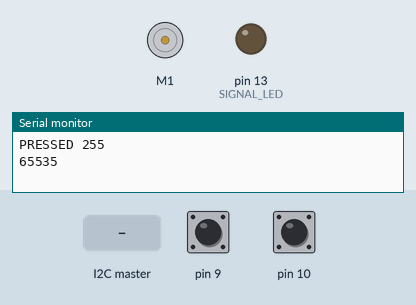
This sketch was run on a simulated Arduino Uno, built with avr-gcc and run on an emulated ATmega328P. Parts: DC motor (green arrow = forward, orange = backward, longer = faster), output pins drawn as LEDs (lit = HIGH), the last lines printed to the serial monitor. The inputs (shaded band) are chosen by the test bench; at power-on: pin 9 HIGH, pin 10 HIGH.

Above: at 4.2 s.
4.3 s: the I2C master sends the byte 1
At 5.5 s:
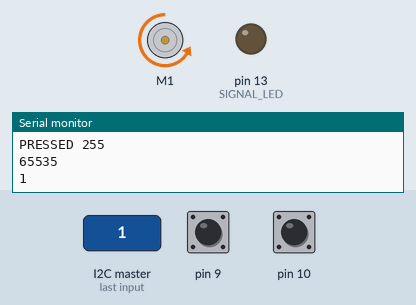
5.8 s: the I2C master sends the byte 2
At 8.7 s:
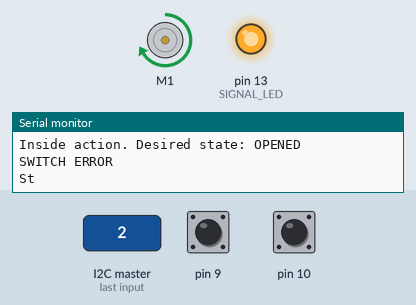
Timing chart, 0 to 10.2 s (numbered marks = the images above; inputs shaded):
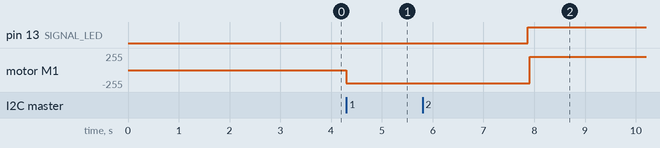

The sketch:

Slave_Valves.ino
```cpp
#include "Valves_Def.h"
#include "Common_Def.h"
#include <Wire.h>
#include "Valve.h"

#define SIGNAL_LED 13
//инициализация кранов
Valve v1_in(V1_IN, V1_IN_O, V1_IN_C); //IN кран первой бочки
Valve v1_out(V1_OUT, V1_OUT_C, V1_OUT_C); //OUT кран первой бочки
Valve v2_in(V2_IN, V2_IN_O, V2_IN_C); //IN кран второй бочки
Valve v2_out(V2_OUT, V2_OUT_O, V2_OUT_C); //OUT кран второй бочки

byte swst[4][2]; //switches states

void setup() {
	Serial.begin(9600);
  Wire.begin(SLAVE_ADDR);
  Wire.onReceive(valvesAction);

  pinMode(SIGNAL_LED, OUTPUT);
  readEeprom();
 // v2_in.restoreState();

  byte wasPressed = EEPROM.read(19);
  byte hi = EEPROM.read(20);
  byte lo = EEPROM.read(21);
  unsigned int counter = word(hi, lo);

  Serial.print("PRESSED ");
  Serial.println(wasPressed);
  Serial.println(counter);
  delay(3000);
}

void loop() {
      // v1_in.selfTest();
    //  v1_out.selfTest();
      // v2_in.selfTest();
    //    v2_out.selfTest();
 // errorCheck();

 delay(100);

}


/*
 * на основании состояния поплавков ведущим формируется команда - число от 1 до 8
 * оно умещается в один байт, принимается ведомым, т.е тут, и в зависимости от числа,
 * выбирается действие: открыть или закрыть нужный кран
 */
void valvesAction(int bytesToRead){
	bool result = false;
  byte action = 0;
  action = Wire.read();

  //v2_in.openValve();
  //TODO сохранение в EEPROM
  Serial.println(action);

  switch(action){
      case V1_IN_OPEN:
          digitalWrite(SIGNAL_LED, LOW);
          result = v1_in.openValve();
    //     swst[V1_IN - 1][OPENED] = result;
    //     EEPROM.write(3 * (V1_IN - 1) + 1, result);
		      break;
      case V1_IN_CLOSE:
          digitalWrite(SIGNAL_LED, HIGH);
      		result = v1_in.closeValve();
      		break;
      case V1_OUT_OPEN:
          digitalWrite(SIGNAL_LED, LOW);
      		result = v1_out.openValve();
      		break;
      case V1_OUT_CLOSE:
          digitalWrite(SIGNAL_LED, HIGH);
      		result = v1_out.closeValve();
      		break;
      case V2_IN_OPEN:
          digitalWrite(SIGNAL_LED, LOW);
      		result = v2_in.openValve();
      		break;
      case V2_IN_CLOSE:
          digitalWrite(SIGNAL_LED, HIGH);
      		result = v2_in.closeValve();
      		break;
      case V2_OUT_OPEN:
          digitalWrite(SIGNAL_LED, LOW);
      		result = v2_out.openValve();
    	  	break;
      case V2_OUT_CLOSE:
          digitalWrite(SIGNAL_LED, HIGH);
      		result = v2_out.closeValve();
    		  break;
  }
}


void readEeprom(){
  for(int i = 0; i < 4; i++){ //i - номер крана - 1
    swst[i][OPENED] = EEPROM.read(3 * i + 1); //был нажат концевик OPENED?
    swst[i][CLOSED] = EEPROM.read(3 * i + 2); //был нажат концевик CLOSED?
  }
}

void signalLedBlink(){
  delay(200);
  digitalWrite(SIGNAL_LED, HIGH);
  delay(200);
  digitalWrite(SIGNAL_LED, LOW);
}
/*
 * Для каждого крана проверяем его состояние
 * Если что-то не так, диод на плате говорит: номер крана - неисправный концевик
 * см документацию
 */
void errorCheck(){
  for(int vCounter = 0; vCounter < 4; vCounter++){
    if(!swst[vCounter][OPENED] || !swst[vCounter][CLOSED]){
      //сообщаем номер крана
      for(int i = vCounter + 1; i != 0; i--){
        signalLedBlink();
      }
      //сообщаем, какой концевик не сработал
      if(!swst[vCounter][OPENED]) {
        delay(700);
        signalLedBlink();
      }
      if(!swst[vCounter][CLOSED]) {
        delay(700);
        signalLedBlink();
        signalLedBlink();
      }
    }
    delay(3000);
  }
}
```

Common_Def.h
```cpp
/*
	Здесь размещены общие для ведущего и ведомого
	определения символьных констант
*/

//List of commands to be received from Master
#define V1_IN_OPEN 1
#define V1_IN_CLOSE 2
#define V1_OUT_OPEN 3
#define V1_OUT_CLOSE 4
#define V2_IN_OPEN 5
#define V2_IN_CLOSE 6
#define V2_OUT_OPEN 7
#define V2_OUT_CLOSE 8

//Other
#define SLAVE_ADDR 8
#define OPEN BACKWARD
#define CLOSE FORWARD
#define STOP RELEASE
```

Valves_Def.h
```cpp
/*
	Символьные обозначения
	номеров ножек контроллера, к которым подключены
	выводы концевых выключателей электромеханических шаровых кранов.
		V - Valve, кран
		1 или 2 - номер бочки, к которой привязан кран
		IN или OUT - направление потока воды: в бочку (IN) или из бочки (OUT)
		O или C - сигнал концевика о состоянии крана: открыт (O) или закрыт (C)

	Сами моторы кранов подключены к плате MotorShield L293D, там выводы нумеруются 1, 2, 3, 4
		V - Valve
		1 или 2 - номер бочки
		IN или OUT - направление потока воды
*/

#define V1_IN 1
#define V1_IN_O 9
#define V1_IN_C 10

#define V1_OUT 2
#define V1_OUT_O 21 //Для 20 и 21 порта использовать analogRead!
#define V1_OUT_C 20 //В крайнем положении концевик нажат и будет НОЛЬ!

#define V2_IN 3
#define V2_IN_O 17
#define V2_IN_C 16

#define V2_OUT 4
#define V2_OUT_O 15
#define V2_OUT_C 14
```

Measured:
- after the input at 4.3 s, motor M1: stopped → backward 200/255 at once
- after the input at 5.8 s, pin 13 (SIGNAL_LED): LOW → HIGH after 2.1 s; motor M1: backward 200/255 → forward 200/255 after 2.1 s
